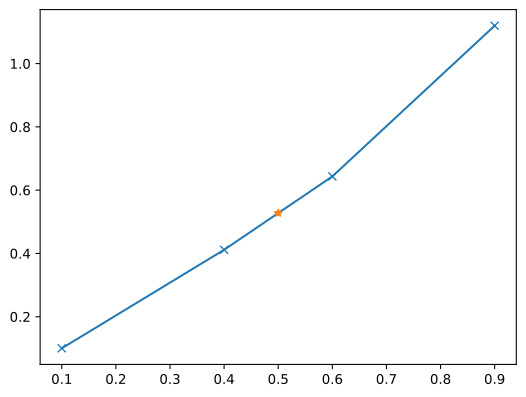

Recreate this plot in Python.
import pyarts3 as pyarts
import numpy as np
import matplotlib.pyplot as plt

x = [0.1, 0.4, 0.6, 0.9]
y = np.arcsin(x)

xn = 0.5
yn = pyarts.math.interp(y, pyarts.arts.interp.LagrangeCyclic(xn, x, 1))

plt.plot(x, y, '-x')
plt.plot([xn], [yn], '*')
